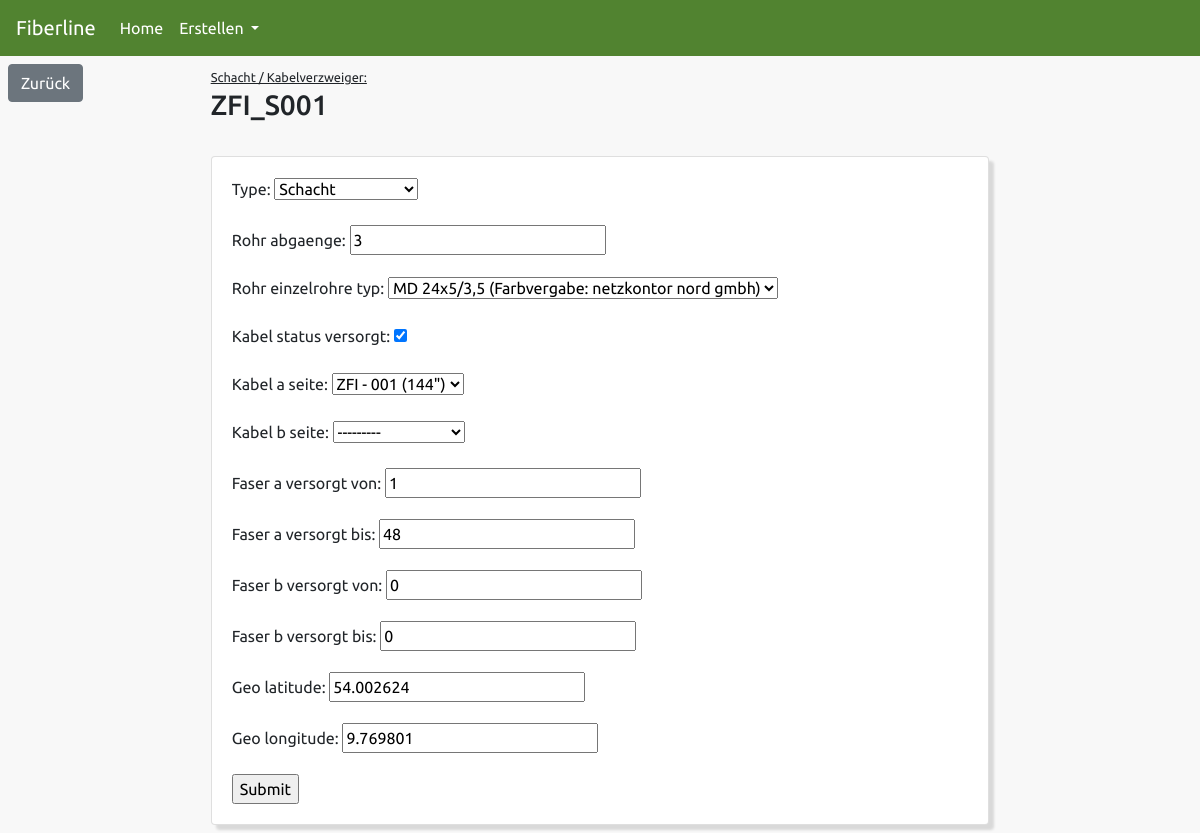
The page /update/schacht-kvz/1/ on the database its author committed.
### app_fiberline/models.py (models this page shows, shortened)
class Schacht_Kvz(models.Model):
    name = models.CharField(max_length=100, null=False, blank=False, unique=True)
    customer = models.CharField(max_length=100, null=True, blank=True)
    project = models.CharField(max_length=100, null=True, blank=True)
    cluster = models.CharField(max_length=100, null=True, blank=True)
    technikstandort_id = models.CharField(max_length=255, null=True, blank=True)
    technikstandort = models.CharField(max_length=100, null=True, blank=True)
    type = models.CharField(max_length=25, null=False, blank=False, choices=SCHACHT_KVZ, default=SCHACHT_KVZ[2][1])
    rohr_abgaenge = models.IntegerField(default=3)
    rohr_einzelrohre_typ = models.ForeignKey(RohrTyp, null=True, blank=True, on_delete=models.CASCADE)
    kabel_status_versorgt = models.BooleanField(default=True)
    kabel_a_seite = models.ForeignKey(Kabel, null=True, blank=True, on_delete=models.CASCADE, related_name="a_seite")
    kabel_b_seite = models.ForeignKey(Kabel, null=True, blank=True, on_delete=models.CASCADE, related_name="b_seite")
    faser_a_versorgt_von = models.IntegerField(default=0)
    faser_a_versorgt_bis = models.IntegerField(default=0)
    faser_b_versorgt_von = models.IntegerField(default=0)
    faser_b_versorgt_bis = models.IntegerField(default=0)
    geo_latitude = models.CharField(max_length=25, null=True, blank=True, default="51.165691")
    geo_longitude = models.CharField(max_length=25, null=True, blank=True, default="10.451526")
    user_created = models.CharField(max_length=50, null=False, blank=False)
    user_updated = models.CharField(max_length=50, null=False, blank=False, default="-")
    date_created = models.DateTimeField(auto_now_add=True)
    date_updated = models.DateTimeField(auto_now=True)
    class Meta:
        ordering = ['name']

### app_fiberline/views.py (the view, shortened to what this page needs)
# urls.py: path('update/schacht-kvz/<str:pk>/', views.update_schacht_kvz, name="UpdateSchachtKvz"),
def update_schacht_kvz(request, pk):
    schacht_kvz_db = Schacht_Kvz.objects.get(id=pk)
    form = Update_Schacht_Kvz_Form(instance=schacht_kvz_db)
    context = {'formset': form, 'schacht_kvz_db': schacht_kvz_db}
    return render(request, 'app_fiberline/update_schacht_kvz.html', context)

### app_fiberline/forms.py
class Update_Schacht_Kvz_Form(ModelForm):
    class Meta:
        model = Schacht_Kvz
        exclude = [
            'name',
            'customer',
            'project',
            'cluster',
            'technikstandort_id',
            'technikstandort',
            'user_created',
            'user_updated',
            'date_created',
            'date_updated',
        ]

### app_fiberline/models.py (called while the page is built)
    def __str__(self):
        return self.name

    def __str__(self):
        return self.name

### app_fiberline/templates/app_fiberline/update_schacht_kvz.html (shortened to what this page needs)
{% extends 'app_fiberline/base.html' %}
{% block content %}
<div class="grid-container">
    <div class="content-buttons">
        <button type="button" class="btn btn-secondary"><a class="button-link" href="{% url 'Technikstandort' schacht_kvz_db.technikstandort_id %}">Zurück</a></button>
    </div>
    <div class="content-information">
        <small>Schacht / Kabelverzweiger:</small>
        <h3>{{ schacht_kvz_db.name }}</h3>
    </div>
    <div class="content-update">
        <div class="card">
            <div class="card-body">
                <form action="" method="post">
                    {{ formset.as_p }}
                    <input type="submit" value="Submit">
                </form>
            </div>
        </div>
    </div>
    <div class="content-empty-1"></div>
    <div class="content-empty-2"></div>
</div>
{% endblock content %}

### rows shown on the page
Schacht_Kvz: name "ZFI_S001", type "Schacht", rohr_abgaenge "3", rohr_einzelrohre_typ "MD 24x5/3,5 (Farbvergabe: netzkontor nord gmbh)", kabel_status_versorgt "☑", kabel_a_seite "ZFI - 001 (144\")", kabel_b_seite "---------", faser_a_versorgt_von "1", faser_a_versorgt_bis "48", faser_b_versorgt_von "0", faser_b_versorgt_bis "0", geo_latitude "54.002624", geo_longitude "9.769801"
